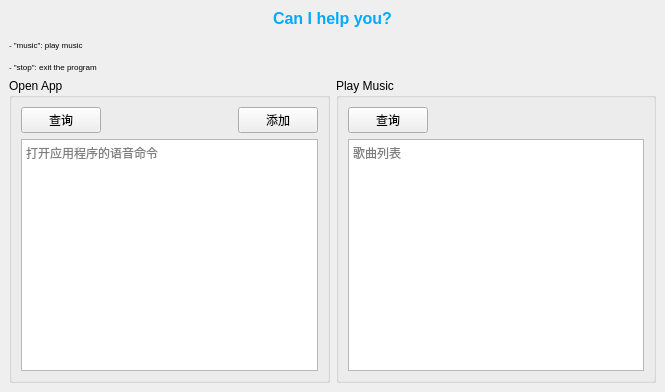
<?xml version="1.0" encoding="UTF-8"?>
<ui version="4.0">
 <class>MainWindow</class>
 <widget class="QMainWindow" name="MainWindow">
  <property name="geometry">
   <rect>
    <x>0</x>
    <y>0</y>
    <width>665</width>
    <height>392</height>
   </rect>
  </property>
  <property name="windowTitle">
   <string notr="true">Voice Assistant</string>
  </property>
  <property name="styleSheet">
   <string notr="true"/>
  </property>
  <property name="unifiedTitleAndToolBarOnMac">
   <bool>true</bool>
  </property>
  <widget class="QWidget" name="centralwidget">
   <layout class="QGridLayout" name="gridLayout">
    <item row="0" column="0">
     <widget class="QLabel" name="label">
      <property name="text">
       <string>&lt;html&gt;&lt;head/&gt;&lt;body&gt;&lt;p align=&quot;center&quot;&gt;&lt;span style=&quot; font-size:12pt; font-weight:600; color:#00aaff;&quot;&gt;Can I help you?&lt;/span&gt;&lt;/p&gt;&lt;p&gt;&lt;span style=&quot; font-size:6pt;&quot;&gt;- &amp;quot;music&amp;quot;: play music &lt;/span&gt;&lt;/p&gt;&lt;p&gt;&lt;span style=&quot; font-size:6pt;&quot;&gt;- &amp;quot;stop&amp;quot;: exit the program&lt;/span&gt;&lt;/p&gt;&lt;/body&gt;&lt;/html&gt;</string>
      </property>
     </widget>
    </item>
    <item row="1" column="0">
     <layout class="QVBoxLayout" name="verticalLayout">
      <item>
       <layout class="QHBoxLayout" name="horizontalLayout_4" stretch="1,1">
        <item>
         <widget class="QGroupBox" name="groupBox">
          <property name="title">
           <string>Open App</string>
          </property>
          <layout class="QVBoxLayout" name="verticalLayout_2">
           <item>
            <layout class="QHBoxLayout" name="horizontalLayout">
             <item>
              <widget class="QPushButton" name="searchButton">
               <property name="text">
                <string>查询</string>
               </property>
              </widget>
             </item>
             <item>
              <spacer name="horizontalSpacer">
               <property name="orientation">
                <enum>Qt::Horizontal</enum>
               </property>
               <property name="sizeHint" stdset="0">
                <size>
                 <width>58</width>
                 <height>20</height>
                </size>
               </property>
              </spacer>
             </item>
             <item>
              <widget class="QPushButton" name="addButton">
               <property name="text">
                <string>添加</string>
               </property>
              </widget>
             </item>
            </layout>
           </item>
           <item>
            <widget class="QPlainTextEdit" name="cmdTextEdit">
             <property name="placeholderText">
              <string>打开应用程序的语音命令</string>
             </property>
            </widget>
           </item>
          </layout>
         </widget>
        </item>
        <item>
         <widget class="QGroupBox" name="groupBox_2">
          <property name="title">
           <string>Play Music</string>
          </property>
          <layout class="QVBoxLayout" name="verticalLayout_3">
           <item>
            <layout class="QHBoxLayout" name="horizontalLayout_2">
             <item>
              <widget class="QPushButton" name="musicButton">
               <property name="text">
                <string>查询</string>
               </property>
              </widget>
             </item>
             <item>
              <spacer name="horizontalSpacer_2">
               <property name="orientation">
                <enum>Qt::Horizontal</enum>
               </property>
               <property name="sizeHint" stdset="0">
                <size>
                 <width>40</width>
                 <height>20</height>
                </size>
               </property>
              </spacer>
             </item>
            </layout>
           </item>
           <item>
            <widget class="QPlainTextEdit" name="musicTextEdit">
             <property name="placeholderText">
              <string>歌曲列表</string>
             </property>
            </widget>
           </item>
          </layout>
         </widget>
        </item>
       </layout>
      </item>
      <item>
       <layout class="QHBoxLayout" name="horizontalLayout_3"/>
      </item>
     </layout>
    </item>
   </layout>
  </widget>
 </widget>
 <resources/>
 <connections/>
</ui>
